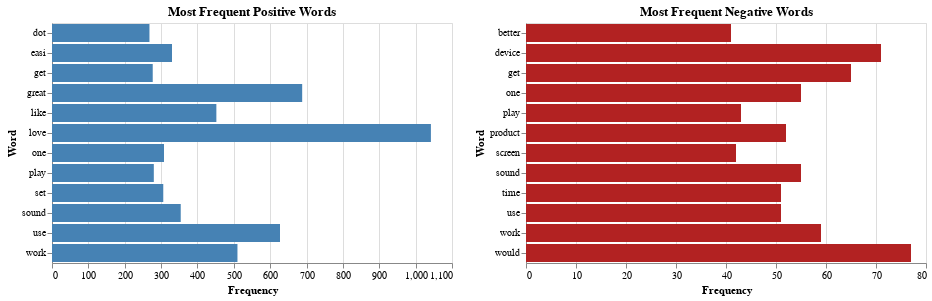

Notebook code cell kept with this figure:
### Code cell
# Create DataFrames for Altair visualization
df_positive = pd.DataFrame(most_common_positive_words, columns=['Word', 'Frequency'])
df_negative = pd.DataFrame(most_common_negative_words, columns=['Word', 'Frequency'])

# Visualization using Altair
positive_chart = alt.Chart(df_positive).mark_bar().encode(
    x='Frequency:Q',
    y='Word:O',
    color=alt.ColorValue('steelblue')
).properties(
    title='Most Frequent Positive Words',
    width=400
)

negative_chart = alt.Chart(df_negative).mark_bar().encode(
    x='Frequency:Q',
    y='Word:O',
    color=alt.ColorValue('firebrick')
).properties(
    title='Most Frequent Negative Words',
    width=400
)

# Combine the charts
combined_chart = positive_chart | negative_chart

# Display the visualization in the Jupyter Notebook
combined_chart

### Figure 1 — Vega-Lite specification as saved in the notebook (floating-point values rounded to 4 significant figures)
{"config": {"view": {"continuousWidth": 400, "continuousHeight": 300}}, "hconcat": [{"data": {"name": "data-95738ec7bcb7752b4263cd01d72664db"}, "mark": "bar", "encoding": {"color": {"value": "steelblue"}, "x": {"field": "Frequency", "type": "quantitative"}, "y": {"field": "Word", "type": "ordinal"}}, "title": "Most Frequent Positive Words", "width": 400}, {"data": {"name": "data-60d817e42dc3db9096562f6c3fd962e7"}, "mark": "bar", "encoding": {"color": {"value": "firebrick"}, "x": {"field": "Frequency", "type": "quantitative"}, "y": {"field": "Word", "type": "ordinal"}}, "title": "Most Frequent Negative Words", "width": 400}], "$schema": "https://vega.github.io/schema/vega-lite/v4.17.0.json", "datasets": {"data-95738ec7bcb7752b4263cd01d72664db": [{"Word": "love", "Frequency": 1042}, {"Word": "great", "Frequency": 688}, {"Word": "use", "Frequency": 627}, {"Word": "work", "Frequency": 510}, {"Word": "like", "Frequency": 452}, {"Word": "sound", "Frequency": 354}, {"Word": "easi", "Frequency": 330}, {"Word": "one", "Frequency": 308}, {"Word": "set", "Frequency": 306}, {"Word": "play", "Frequency": 280}, {"Word": "get", "Frequency": 277}, {"Word": "dot", "Frequency": 268}], "data-60d817e42dc3db9096562f6c3fd962e7": [{"Word": "would", "Frequency": 77}, {"Word": "device", "Frequency": 71}, {"Word": "get", "Frequency": 65}, {"Word": "work", "Frequency": 59}, {"Word": "sound", "Frequency": 55}, {"Word": "one", "Frequency": 55}, {"Word": "product", "Frequency": 52}, {"Word": "use", "Frequency": 51}, {"Word": "time", "Frequency": 51}, {"Word": "play", "Frequency": 43}, {"Word": "screen", "Frequency": 42}, {"Word": "better", "Frequency": 41}]}}
